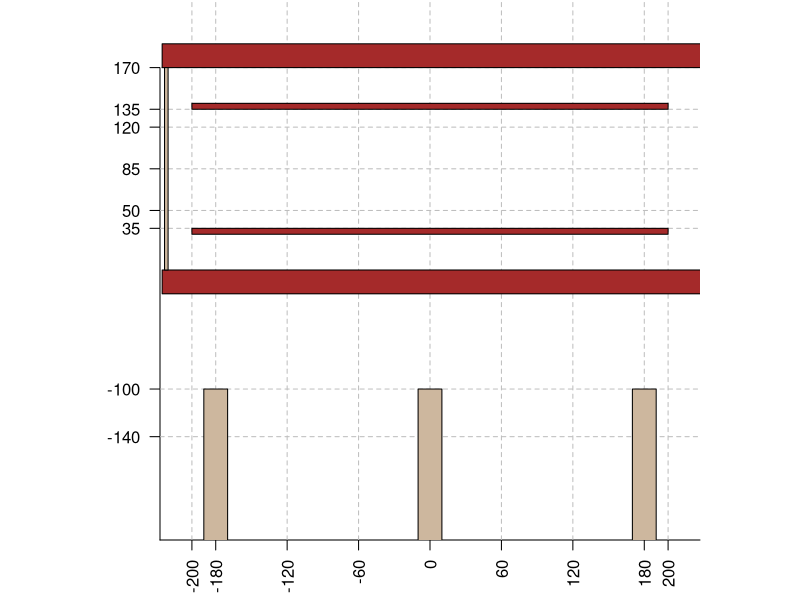

Reproduce this figure in R.
idx_v = c(-265, -240, -200, -180, -120, -60, 0, 60, 120, 180, 200, 240, 265)
idx_h = c(-320, -280, -140, -100, 35, 50, 85, 120, 135, 170)

par(mar=c(3,3,0,0))
layout(1, respect=TRUE)
plot(0,0,col=0, xlim=c(-210,210), ylim=c(-210,210), xaxt="n", yaxt="n", xlab="", ylab="", bty="n")
axis(1, idx_v, las=2,  bty="n")
axis(2, idx_h, las=2,  bty="n")
# rect(0,0,500,170)

# rule
abline(
  v=idx_v,
  h=idx_h,   
  col="grey", lty=2
)


# frame
rect(270,170,-225, 190, col="brown")
rect(270,0,-225, -20, col="brown")
rect(250,0,270,170, col="brown")
rect(-220,0,-223,170, col="bisque3")
# footstep
rect(200, 30,-200, 35, col="brown")
rect(200,140,-200,135, col="brown")



# frame 2
rect(-320,-320,320, -325, col="bisque3")
rect(-320,-100, -315, -320, col="bisque3")
rect(320,-100, 315, -320, col="bisque3")
# footstep
rect(-270,-280,270, -285, col="bisque3")
rect(-270,-100, -265, -280, col="bisque3")
rect( 265,-100, 270, -280, col="bisque3")

rect( 190,-100, 170, -280, col="bisque3")
rect( -10,-100, 10, -280, col="bisque3")
rect( -190,-100, -170, -280, col="bisque3")
